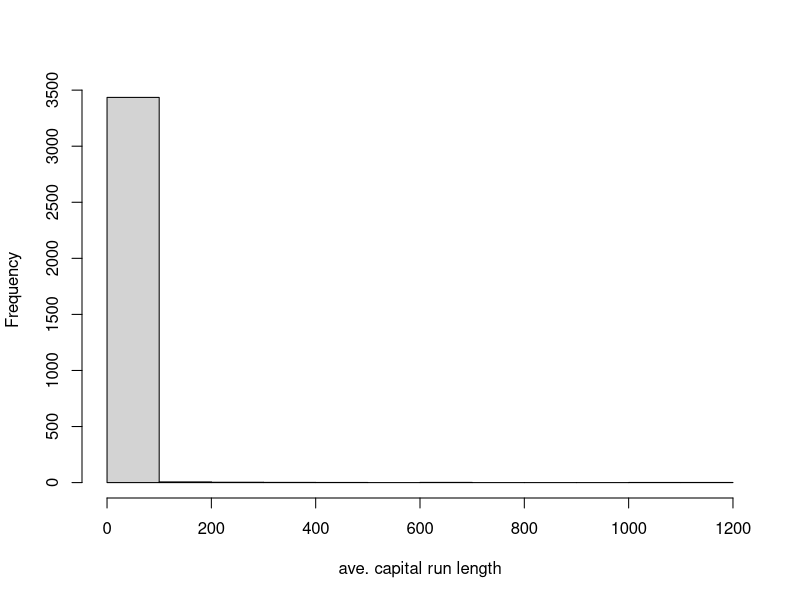
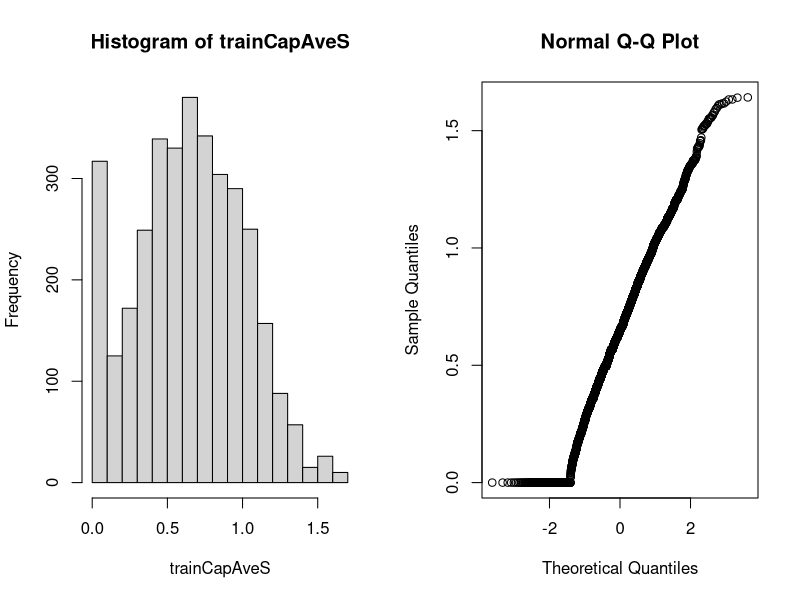

Recreate these plots in R, in order.
library(caret); library(kernlab); data(spam)

inTrain <- createDataPartition(y=spam$type,p=0.75,list=FALSE)
training <- spam[inTrain,]
testing <- spam[-inTrain,]

hist(training$capitalAve,main="",xlab="ave. capital run length")

mean(training$capitalAve)
# 4.31

sd(training$capitalAve)
# 16.65

# Standardizing variables given the high standard deviation
trainCapAve <- training$capitalAve
trainCapAveS <- (trainCapAve - mean(trainCapAve))/sd(trainCapAve)

mean(trainCapAveS) 
# -2.36

sd(trainCapAveS)
# 1

# Standardizing test set - note we have to use training set mean and sd
testCapAve <- testing$capitalAve
testCapAveS <- (testCapAve - mean(trainCapAve))/sd(trainCapAve)

mean(testCapAveS) 
# 0.21

sd(testCapAveS)
# 3.39 - This should probably be closer to 1...

# Standardizing with preProcess function
# training[,-58] passes it all the observations in the training set except the 58th, becasue the 58th is the outcome we care about
preObj <- preProcess(training[,-58],method=c("center","scale"))
trainCapAveS <- predict(preObj,training[,-58])$capitalAve
mean(trainCapAveS)
# -2.18

sd(trainCapAveS)
# 1

# You can use the preProcess created object to apply same process to test set
testCapAveS <- predict(preObj, testing[,-58])$capitalAve
mean(testCapAveS)

# Pass preProcess directly to the train function as an argument, to standardize predictors before using them in prediction model
set.seed(32343)
modelFit <- train(type ~., data=training, preProcess=c("center","scale"),method="glm")
modelFit

# Other transformations besides centering and scaling
# Box-Cox transforms (take continuous data and try to make it look like normal data)

preObj <- preProcess(training[,-58],method=c("BoxCox"))
trainCapAveS <- predict(preObj,training[,-58])$capitalAve
par(mfrow=c(1,2)); hist(trainCapAveS); qqnorm(trainCapAveS)

# Imputing data to address missing data
library(RANN)
set.seed(13343)

# Make some values NA as an example
training$capAve <- training$capitalAve
selectNA <- rbinom(dim(training)[1], size=1, prob=0.05)==1
training$capAve[selectNA] <- NA

# Impute and standardize
preObj <- preProcess(training[,-58],method="knnImpute")
capAve <- predict(preObj, training[,-58])$capAve

# Standardize true values
capAveTruth <- training$capitalAve
capAveTruth <- (capAveTruth-mean(capAveTruth))/sd(capAveTruth)

# How close are imputed values to the values that were truly there prior to being replaced with NA above?
quantile(capAve - capAveTruth)

quantile((capAve - capAveTruth)[selectNA])

quantile((capAve - capAveTruth)[!selectNA])
